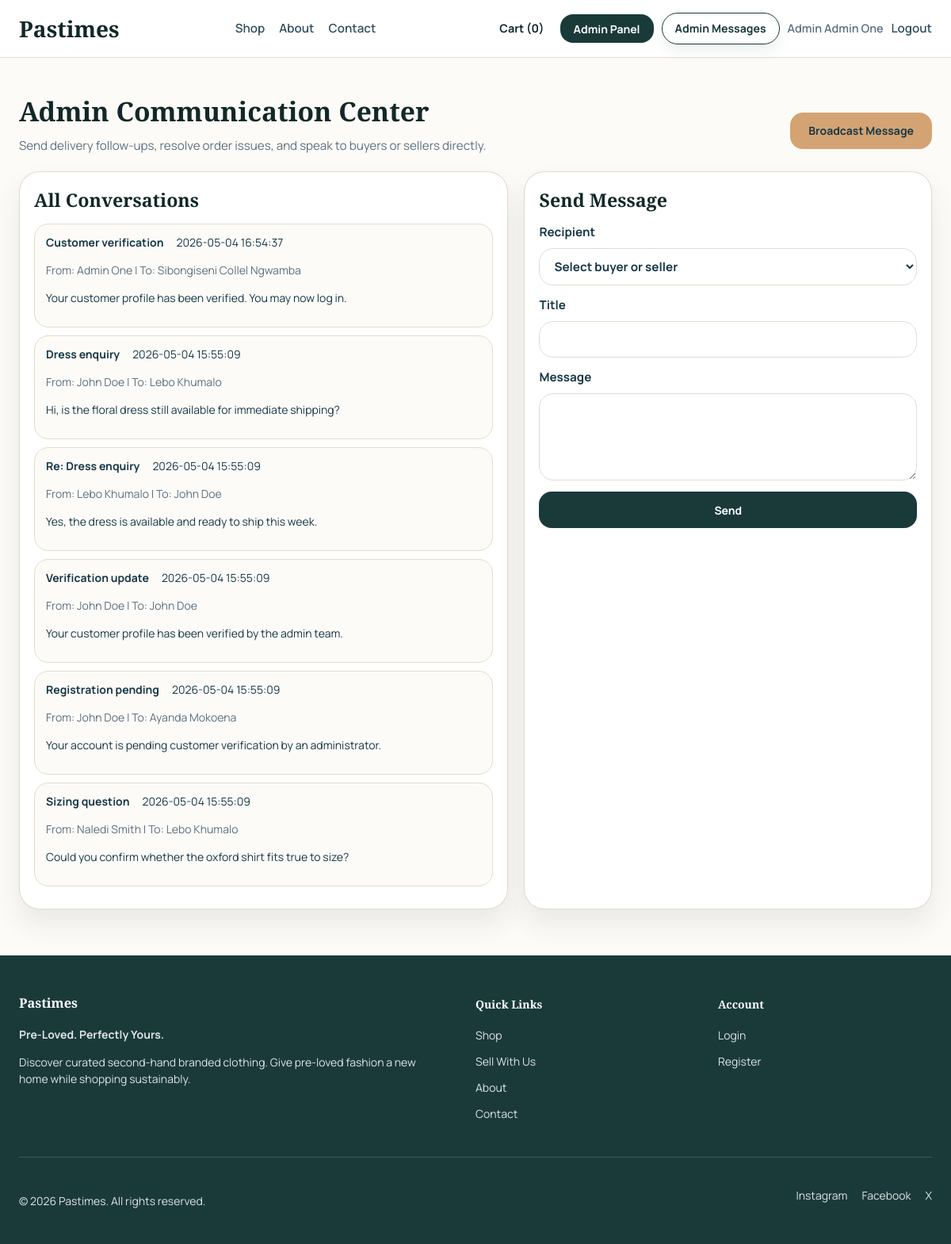
Screenshot of /admin/messages.php (signed in) with the database file from the repository.
### tables this page shows
CREATE TABLE IF NOT EXISTS `tblmessage` (
  `message_id` int(11) NOT NULL AUTO_INCREMENT,
  `sender_user_id` int(11) DEFAULT NULL,
  `sender_admin_id` int(11) DEFAULT NULL,
  `receiver_user_id` int(11) DEFAULT NULL,
  `receiver_admin_id` int(11) DEFAULT NULL,
  `related_order_id` int(11) DEFAULT NULL,
  `title` varchar(120) NOT NULL,
  `message_body` text NOT NULL,
  `is_broadcast` tinyint(1) NOT NULL DEFAULT 0,
  `is_read` tinyint(1) NOT NULL DEFAULT 0,
  `created_at` timestamp NOT NULL DEFAULT current_timestamp(),
  PRIMARY KEY (`message_id`),
  KEY `fk_message_sender_user` (`sender_user_id`),
  KEY `fk_message_sender_admin` (`sender_admin_id`),
  KEY `fk_message_receiver_user` (`receiver_user_id`)
);

CREATE TABLE IF NOT EXISTS `tbluser` (
  `user_id` int(11) NOT NULL AUTO_INCREMENT,
  `full_name` varchar(120) NOT NULL,
  `first_name` varchar(60) NOT NULL,
  `last_name` varchar(60) NOT NULL,
  `username` varchar(60) NOT NULL,
  `email` varchar(120) NOT NULL,
  `password_hash` varchar(255) NOT NULL,
  `phone_number` varchar(20) DEFAULT NULL,
  `profile_image_path` varchar(255) DEFAULT NULL,
  `role` enum('customer','seller','admin') NOT NULL DEFAULT 'customer',
  `customer_status` enum('pending','verified','rejected') NOT NULL DEFAULT 'pending',
  `seller_status` enum('none','pending','approved','rejected') NOT NULL DEFAULT 'none',
  `is_active` tinyint(1) NOT NULL DEFAULT 1,
  `created_at` timestamp NOT NULL DEFAULT current_timestamp(),
  `updated_at` timestamp NOT NULL DEFAULT current_timestamp() ON UPDATE current_timestamp(),
  PRIMARY KEY (`user_id`),
  UNIQUE KEY `username` (`username`),
  UNIQUE KEY `email` (`email`)
);

### includes/functions.php (called while the page is built, shortened)
<?php
function app_url(string $path = ''): string
{
    $suffix = ltrim($path, '/');
    $base = defined('APP_URL_BASE') ? APP_URL_BASE : '';
    return $suffix === '' ? ($base ?: '/') : ($base . '/' . $suffix);
}
function e(?string $value): string
{
    return htmlspecialchars((string) $value, ENT_QUOTES, 'UTF-8');
}
function db(): mysqli
{
    static $connection = null;
    if ($connection instanceof mysqli) {
        return $connection;
    }
    $connection = getDBConnection(true);
    return $connection;
}
function bind_params(mysqli_stmt $statement, string $types, array &$params): void
{
    $bindParams = [$types];
    foreach ($params as $key => &$value) {
        $bindParams[] = &$value;
    }
    call_user_func_array([$statement, 'bind_param'], $bindParams);
}
function db_one(string $sql, string $types = '', array $params = []): ?array
{
    $statement = db()->prepare($sql);
    if ($types !== '' && $params !== []) {
        bind_params($statement, $types, $params);
    }
    $statement->execute();
    $result = $statement->get_result();
    $row = $result ? $result->fetch_assoc() : null;
    return $row ?: null;
}
function db_all(string $sql, string $types = '', array $params = []): array
{
    $statement = db()->prepare($sql);
    $statement->execute();
    $result = $statement->get_result();
    $rows = $result ? $result->fetch_all(MYSQLI_ASSOC) : [];
    return $rows;
}
function current_user(): ?array
{
    if (!isset($_SESSION['user_id'])) {
        return null;
    }
    return db_one('SELECT * FROM tblUser WHERE user_id = ?', 'i', [(int) $_SESSION['user_id']]);
}
function current_admin(): ?array
{
    return db_one('SELECT * FROM tblAdmin WHERE admin_id = ?', 'i', [(int) $_SESSION['admin_id']]);
}
function cart_count(): int
{
    return Cart::getCartCount();
}

### includes/Marketplace.php (called while the page is built, shortened)
<?php
final class Cart
{
    public static function getSessionCart(): array
    {
        $scopeKey = self::cartScopeKey();
        return $_SESSION['cart_buckets'][$scopeKey];
    }
    public static function getCartCount(): int
    {
        return array_sum(self::getSessionCart());
    }
    private static function loadDatabaseCartIfNeeded(): void
    {
        $user = current_user();
        if (!$user) {
            return;
        }
    }
    private static function cartScopeKey(?int $userId = null): string
    {
        if ($userId === null) {
            $currentUser = current_user();
            $userId = (int) ($currentUser['user_id'] ?? 0);
        }
        return $userId > 0 ? 'user_' . $userId : 'guest';
    }
}

### admin/messages.php (the view, shortened to what this page needs)
<?php
$messages = db_all(
    'SELECT m.*,
            sender_user.full_name AS sender_user_name,
            sender_admin.full_name AS sender_admin_name,
            receiver_user.full_name AS receiver_user_name,
            receiver_admin.full_name AS receiver_admin_name
     FROM tblMessage m
     LEFT JOIN tblUser sender_user ON sender_user.user_id = m.sender_user_id
     LEFT JOIN tblAdmin sender_admin ON sender_admin.admin_id = m.sender_admin_id
     LEFT JOIN tblUser receiver_user ON receiver_user.user_id = m.receiver_user_id
     LEFT JOIN tblAdmin receiver_admin ON receiver_admin.admin_id = m.receiver_admin_id
     ORDER BY m.created_at DESC'
);
require_once __DIR__ . '/../includes/header.php';
?>
<section class="section section-tight">
    <div class="container page-title-block">
        <div>
            <h1>Admin Communication Center</h1>
            <p>Send delivery follow-ups, resolve order issues, and speak to buyers or sellers directly.</p>
        </div>
        <div class="dashboard-actions">
            <a class="button button-sand" href="<?= e(app_url('admin/broadcast.php')); ?>">Broadcast Message</a>
        </div>
    </div>
    <div class="container seller-layout">
        <section class="dashboard-card">
            <h2>All Conversations</h2>
            <?php foreach ($messages as $message): ?>
                <article class="message-snippet">
                    <div class="message-header">
                        <strong><?= e($message['title']); ?></strong>
                        <span><?= e($message['created_at']); ?></span>
                    </div>
                    <p class="muted">
                        From: <?= e($message['sender_user_name'] ?? $message['sender_admin_name'] ?? 'Admin'); ?> |
                        To: <?= e($message['receiver_user_name'] ?? $message['receiver_admin_name'] ?? 'Broadcast'); ?>
                    </p>
                    <p><?= e(substr((string) $message['message_body'], 0, 140)); ?><?= strlen((string) $message['message_body']) > 140 ? '...' : ''; ?></p>
                </article>
            <?php endforeach; ?>
        </section>
        <aside class="dashboard-card">
            <h2>Send Message</h2>
            <form method="post" class="stacked-form">
                <label>Recipient
                    <select name="receiver_user_id" required>
                        <option value="">Select buyer or seller</option>
                    </select>
                </label>
                <label>Title
                    <input name="title" required>
                </label>
                <label>Message
                    <textarea name="message_body" required></textarea>
                </label>
                <button class="button button-dark button-block" type="submit">Send</button>
            </form>
        </aside>
    </div>
</section>
<?php require_once __DIR__ . '/../includes/footer.php'; ?>

### includes/header.php (shortened to what this page needs)
<?php
$admin = current_admin();
$currentPath = basename(parse_url($_SERVER['REQUEST_URI'] ?? '', PHP_URL_PATH) ?: '');
$stylesVersion = @filemtime(__DIR__ . '/../css/styles.css') ?: time();
?>
<!DOCTYPE html>
<html lang="en">
<head>
    <link rel="stylesheet" href="<?= e(app_url('css/styles.css?v=' . $stylesVersion)); ?>">
</head>
<body>
<header class="site-header">
    <div class="container nav-shell">
        <a class="brand-mark" href="<?= e(app_url('index.php')); ?>">Pastimes</a>
        <nav class="site-nav">
            <a class="nav-link<?= $currentPath === 'shop.php' ? ' is-active' : ''; ?>" href="<?= e(app_url('shop.php')); ?>">Shop</a>
            <a class="nav-link<?= $currentPath === 'about.php' ? ' is-active' : ''; ?>" href="<?= e(app_url('about.php')); ?>">About</a>
            <a class="nav-link<?= $currentPath === 'contact.php' ? ' is-active' : ''; ?>" href="<?= e(app_url('contact.php')); ?>">Contact</a>
        </nav>
        <div class="nav-actions">
            <a class="cart-link" href="<?= e(app_url('cart.php')); ?>">Cart (<?= e((string) cart_count()); ?>)</a>
            <?php if ($admin): ?>
                <a class="button button-dark button-small admin-top-button" href="<?= e(app_url('admin/index.php')); ?>">Admin Panel</a>
                <a class="button button-light button-small header-action-button" href="<?= e(app_url('admin/messages.php')); ?>">Admin Messages</a>
                <span class="nav-user">Admin <?= e($admin['full_name']); ?></span>
                <a class="nav-link" href="<?= e(app_url('logout.php?scope=admin')); ?>">Logout</a>
            <?php endif; ?>
        </div>
    </div>
</header>
<main class="page-shell">

### rows the page displays
tblmessage: title "Customer verification", created_at "2026-05-04 16:54:37", tbladmin.full_name "Admin One", tbluser.full_name "Sibongiseni Collel Ngwamba", message_body "Your customer profile has been verified. You may now log in."
tblmessage: title "Dress enquiry", created_at "2026-05-04 15:55:09", tbluser.full_name "John Doe", tbluser.full_name "Lebo Khumalo", message_body "Hi, is the floral dress still available for immediate shipping?"
tblmessage: title "Re: Dress enquiry", created_at "2026-05-04 15:55:09", tbluser.full_name "Lebo Khumalo", tbluser.full_name "John Doe", message_body "Yes, the dress is available and ready to ship this week."
tblmessage: title "Verification update", created_at "2026-05-04 15:55:09", tbluser.full_name "John Doe", message_body "Your customer profile has been verified by the admin team."
tblmessage: title "Registration pending", created_at "2026-05-04 15:55:09", tbluser.full_name "John Doe", tbluser.full_name "Ayanda Mokoena", message_body "Your account is pending customer verification by an administrator."
tblmessage: title "Sizing question", created_at "2026-05-04 15:55:09", tbluser.full_name "Naledi Smith", tbluser.full_name "Lebo Khumalo", message_body "Could you confirm whether the oxford shirt fits true to size?"

### other values shown
cart_count() "0"
$admin['full_name'] "Admin One"
